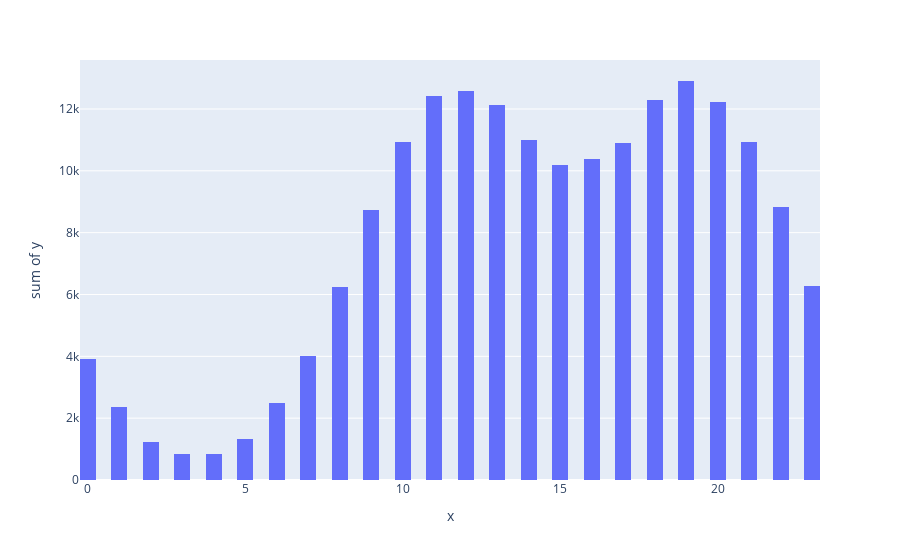

Notebook source saved alongside this figure:
### Code cell
px.histogram(x=time.index, y=time, nbins=50,)

### Figure 1 — Plotly figure (JSON) as saved in the notebook; plotly's stock layout.template omitted (floating-point values rounded to 4 significant figures)
{"data": [{"alignmentgroup": "True", "bingroup": "x", "histfunc": "sum", "hovertemplate": "x=%{x}<br>sum of y=%{y}<extra></extra>", "legendgroup": "", "marker": {"color": "#636efa", "pattern": {"shape": ""}}, "name": "", "nbinsx": 50, "offsetgroup": "", "orientation": "v", "showlegend": false, "type": "histogram", "x": [19, 12, 11, 18, 20, 13, 14, 10, 21, 17, 16, 15, 22, 9, 23, 8, 7, 0, 6, 1, 5, 2, 4, 3], "xaxis": "x", "y": [12905, 12587, 12411, 12280, 12228, 12129, 10984, 10944, 10921, 10899, 10384, 10175, 8822, 8748, 6275, 6256, 4011, 3910, 2482, 2350, 1321, 1243, 854, 831], "yaxis": "y"}], "layout": {"barmode": "relative", "legend": {"tracegroupgap": 0}, "margin": {"t": 60}, "xaxis": {"anchor": "y", "domain": [0, 1], "title": {"text": "x"}}, "yaxis": {"anchor": "x", "domain": [0, 1], "title": {"text": "sum of y"}}}}
